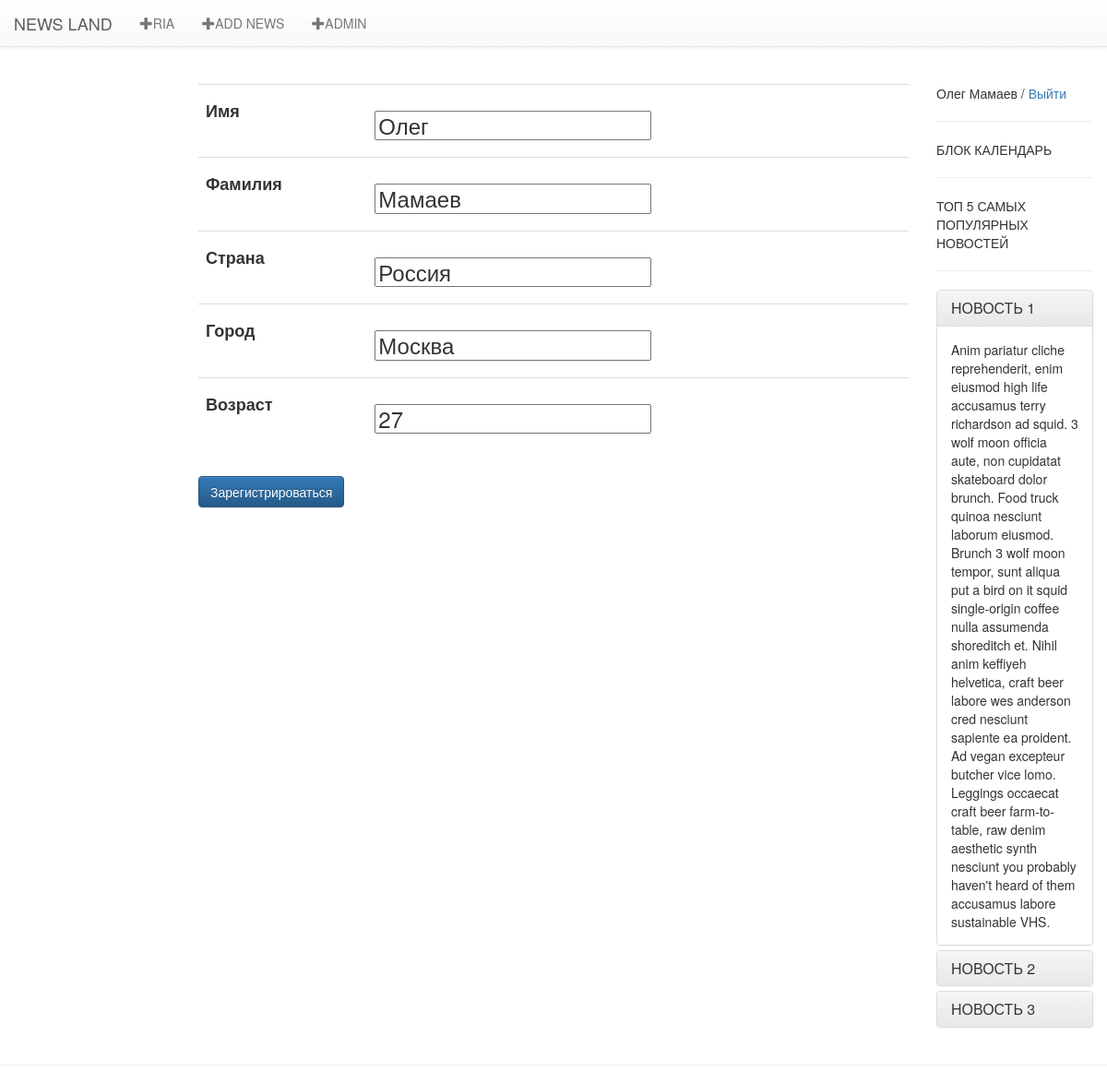
Page /register/next_step/ (signed in) on the earlier database version.
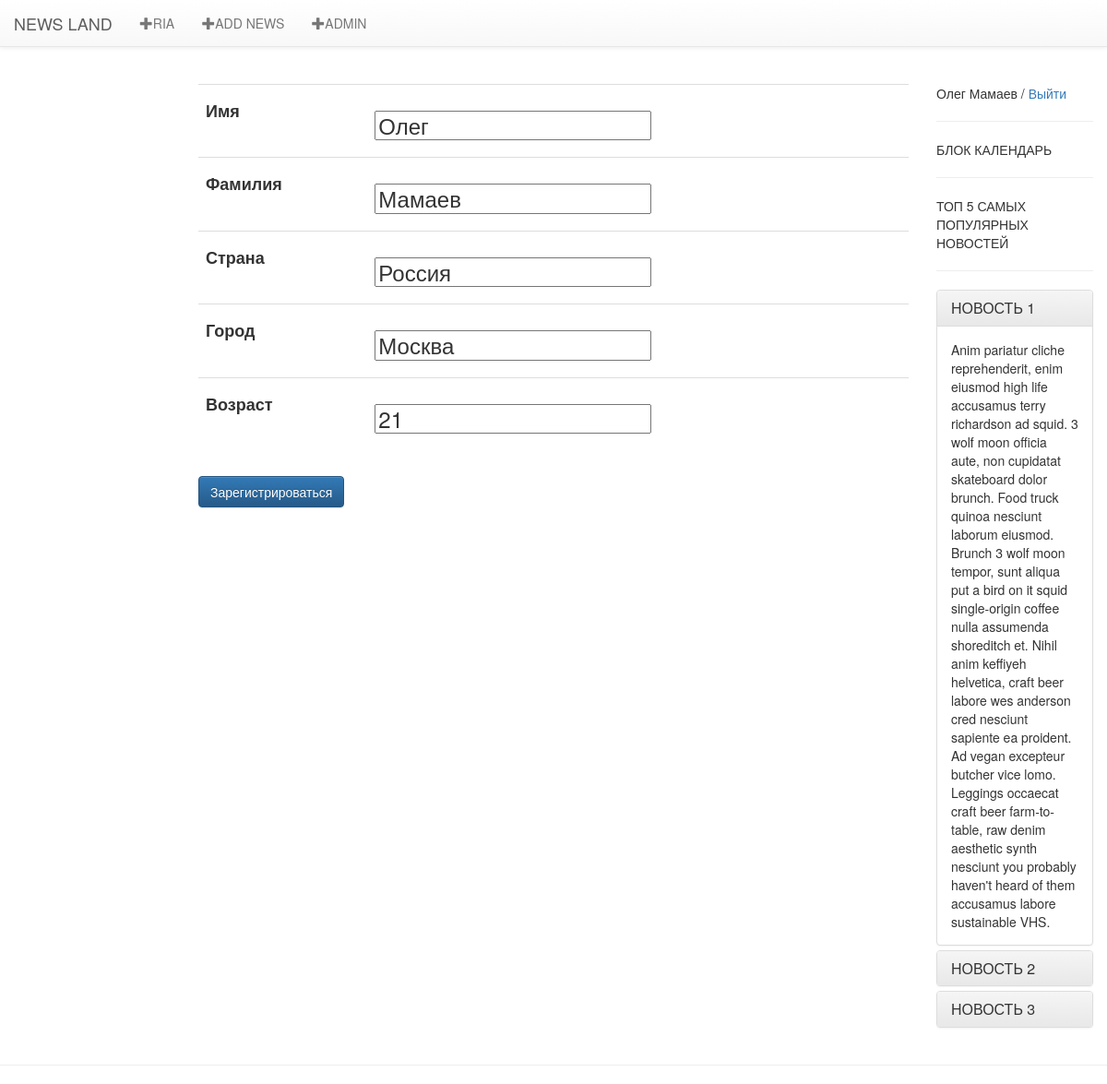
Same page on the later database version.
### news/models.py (models this page shows, shortened)
class Profile(models.Model):
    class Meta:
        verbose_name = 'Дополнительная информация профиля'
        verbose_name_plural = 'Дополнительная информация профилей'
    user = models.OneToOneField(User,on_delete=models.CASCADE,primary_key=True,unique=True,verbose_name='Пользователь')
    first_name = models.CharField(max_length=30,verbose_name='Имя',blank=True)
    last_name = models.CharField(max_length=30,verbose_name='Фамилия',blank=True)
    country = models.CharField(max_length=50,verbose_name='Страна',blank=True)
    my_city = models.CharField(max_length=50,verbose_name='Город',blank=True)
    age = models.IntegerField(default=0,verbose_name='Возраст',blank=True)
    def get_full_name(self):
        return '%s %s' %(self.first_name, self.last_name)

### news/views.py (the view, shortened to what this page needs)
# urls.py: re_path('^register/next_step/$',        views.Step2.as_view(),                  name='register_step2'),
class Step2(TemplateView,category_list):
    template_name = 'registration/steptwo.html'
    form = None
    def get(self,request,*args,**kwargs):
        try:
            self.form = ProfileForm(instance=Profile.objects.get(pk=self.request.user.id))
        except:
            self.form = ProfileForm()
            print('ОШИБКА.ПОЛЬЗОВАТЕЛЬ НЕ НАЙДЕН')
        return super(Step2,self).get(request,*args,**kwargs)
    def get_context_data(self, **kwargs):
        context = super(Step2,self).get_context_data(**kwargs)
        context['form'] = self.form
        return context

### news/forms.py
class ProfileForm(forms.ModelForm):
    class Meta:
        model = Profile
        fields = ('first_name', 'last_name', 'country','my_city','age')

### news/views.py (called while the page is built)
    def get_context_data(self, **kwargs):
        context = super(category_list,self).get_context_data(**kwargs)
        context['category'] = Newsbase.category
        context['authors'] = Newsbase.authors
        return context

### news/templates/registration/steptwo.html (shortened to what this page needs)
{% extends 'base/main.html' %}
{% block text %}
    <form action="" method="post">
                <table class="table">
                    {% for field in form %}
                        <tr>
                            <td><h4><b>{{ field.label }}</b></h4> </td>
                            <td><p><h3>{{ field }}</h3></p> </td>
                        </tr>
                    {% endfor %}
                </table>
                <button type="submit" class="btn btn-primary navbar-btn" >Зарегистрироваться</button>
            </form>
{% endblock %}

### news/templates/base/main.html (shortened to what the changed rows need)
<!DOCTYPE html>
<html lang="ru">
<head>
<link rel="stylesheet" href="https://maxcdn.bootstrapcdn.com/bootstrap/3.3.7/css/bootstrap.min.css">
<link rel="stylesheet" href="https://maxcdn.bootstrapcdn.com/bootstrap/3.3.7/css/bootstrap-theme.min.css">
</head>
<body>
<nav class="navbar navbar-default navbar-static-top">
    <div class="container-fluid">
        <div class="navbar-header">
            <a class="navbar-brand" href="/">NEWS LAND</a>
        </div>
  </div>
</nav>
  <br>
<div class="container-fluid">
    <div class="row">
        <div class="col-md-8">
            {% block text %}
            {% endblock %}
        </div>
    </div>
</div>
</body>
</html>

Differences in the rows shown:
changed Profile "Олег": age "27" → "21"
